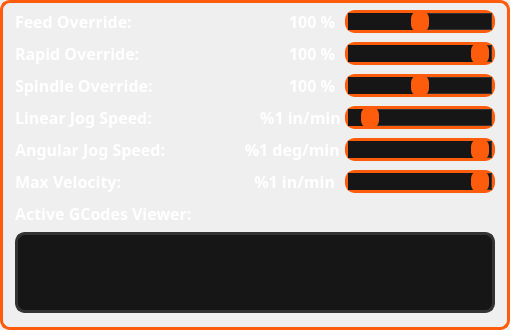
    <widget class="QFrame" name="frm_cnc_control">
     <property name="geometry">
      <rect>
       <x>316</x>
       <y>405</y>
       <width>510</width>
       <height>330</height>
      </rect>
     </property>
     <property name="sizePolicy">
      <sizepolicy hsizetype="Preferred" vsizetype="Preferred">
       <horstretch>0</horstretch>
       <verstretch>0</verstretch>
      </sizepolicy>
     </property>
     <property name="styleSheet">
      <string notr="true">border-radius: 10px;
border: 3px solid #FE5C0D;</string>
     </property>
     <property name="frameShape">
      <enum>QFrame::NoFrame</enum>
     </property>
     <widget class="QLabel" name="txt_gcodeStatusBar">
      <property name="geometry">
       <rect>
        <x>15</x>
        <y>232</y>
        <width>480</width>
        <height>81</height>
       </rect>
      </property>
      <property name="font">
       <font>
        <family>JetBrains Mono</family>
        <pointsize>12</pointsize>
        <weight>75</weight>
        <bold>true</bold>
       </font>
      </property>
      <property name="styleSheet">
       <string notr="true">color: #9E9E9E;
background-color: #161616;
border-radius: 10px;
border: 3px solid #333333;
</string>
      </property>
      <property name="text">
       <string/>
      </property>
      <property name="alignment">
       <set>Qt::AlignLeading|Qt::AlignLeft|Qt::AlignVCenter</set>
      </property>
      <property name="wordWrap">
       <bool>true</bool>
      </property>
     </widget>
     <widget class="QSlider" name="sld_feed_override">
      <property name="geometry">
       <rect>
        <x>345</x>
        <y>10</y>
        <width>150</width>
        <height>23</height>
       </rect>
      </property>
      <property name="styleSheet">
       <string notr="true">QSlider::groove:horizontal {
    background: #FE5C0D;
	border-radius: 10px;
	border: 3px solid #333333;
}

QSlider::handle:horizontal {
    background: #FE5C0D;
    width: 18px;
    height: 18px;
    margin: -6px 0; 
    border-radius: 9px; 
}

QSlider::handle:horizontal:hover {
	background-color: rgb(254, 81, 13);
    border: 2px solid rgb(254, 174, 13);
}

QSlider::sub-page:horizontal {
    background: #161616;
    height: 8px;
    border-radius: 9px;
}

QSlider::add-page:horizontal {
    background: #161616;
    border: 1px solid #333333;
    height: 8px;
    border-radius: 9px;
}</string>
      </property>
      <property name="maximum">
       <number>200</number>
      </property>
      <property name="value">
       <number>100</number>
      </property>
      <property name="orientation">
       <enum>Qt::Horizontal</enum>
      </property>
     </widget>
     <widget class="QLabel" name="lbl_feed_override">
      <property name="geometry">
       <rect>
        <x>15</x>
        <y>10</y>
        <width>200</width>
        <height>23</height>
       </rect>
      </property>
      <property name="font">
       <font>
        <family>JetBrains Mono</family>
        <pointsize>12</pointsize>
        <weight>75</weight>
        <bold>true</bold>
       </font>
      </property>
      <property name="styleSheet">
       <string notr="true">border: none;
color: #fff;
</string>
      </property>
      <property name="text">
       <string>Feed Override:</string>
      </property>
     </widget>
     <widget class="QLabel" name="lbl_rapid_override">
      <property name="geometry">
       <rect>
        <x>15</x>
        <y>42</y>
        <width>200</width>
        <height>23</height>
       </rect>
      </property>
      <property name="font">
       <font>
        <family>JetBrains Mono</family>
        <pointsize>12</pointsize>
        <weight>75</weight>
        <bold>true</bold>
       </font>
      </property>
      <property name="styleSheet">
       <string notr="true">border: none;
color: #fff;
</string>
      </property>
      <property name="text">
       <string>Rapid Override:</string>
      </property>
     </widget>
     <widget class="QLabel" name="lbl_linear_jog_speed">
      <property name="geometry">
       <rect>
        <x>15</x>
        <y>106</y>
        <width>200</width>
        <height>23</height>
       </rect>
      </property>
      <property name="font">
       <font>
        <family>JetBrains Mono</family>
        <pointsize>12</pointsize>
        <weight>75</weight>
        <bold>true</bold>
       </font>
      </property>
      <property name="styleSheet">
       <string notr="true">border: none;
color: #fff;
</string>
      </property>
      <property name="text">
       <string>Linear Jog Speed:</string>
      </property>
     </widget>
     <widget class="QLabel" name="lbl_angular_jog_speed">
      <property name="geometry">
       <rect>
        <x>15</x>
        <y>138</y>
        <width>231</width>
        <height>23</height>
       </rect>
      </property>
      <property name="font">
       <font>
        <family>JetBrains Mono</family>
        <pointsize>12</pointsize>
        <weight>75</weight>
        <bold>true</bold>
       </font>
      </property>
      <property name="styleSheet">
       <string notr="true">border: none;
color: #fff;
</string>
      </property>
      <property name="text">
       <string>Angular Jog Speed:</string>
      </property>
     </widget>
     <widget class="QLabel" name="lbl_max_velocity">
      <property name="geometry">
       <rect>
        <x>15</x>
        <y>170</y>
        <width>231</width>
        <height>23</height>
       </rect>
      </property>
      <property name="font">
       <font>
        <family>JetBrains Mono</family>
        <pointsize>12</pointsize>
        <weight>75</weight>
        <bold>true</bold>
       </font>
      </property>
      <property name="styleSheet">
       <string notr="true">border: none;
color: #fff;
</string>
      </property>
      <property name="text">
       <string>Max Velocity:</string>
      </property>
     </widget>
     <widget class="QLabel" name="lbl_active_gcodes">
      <property name="geometry">
       <rect>
        <x>15</x>
        <y>202</y>
        <width>200</width>
        <height>23</height>
       </rect>
      </property>
      <property name="font">
       <font>
        <family>JetBrains Mono</family>
        <pointsize>12</pointsize>
        <weight>75</weight>
        <bold>true</bold>
       </font>
      </property>
      <property name="styleSheet">
       <string notr="true">border: none;
color: #fff;
</string>
      </property>
      <property name="text">
       <string>Active GCodes Viewer:</string>
      </property>
     </widget>
     <widget class="QSlider" name="sld_rapid_override">
      <property name="geometry">
       <rect>
        <x>345</x>
        <y>42</y>
        <width>150</width>
        <height>23</height>
       </rect>
      </property>
      <property name="styleSheet">
       <string notr="true">QSlider::groove:horizontal {
    background: #FE5C0D;
	border-radius: 10px;
	border: 3px solid #333333;
}

QSlider::handle:horizontal {
    background: #FE5C0D;
    width: 18px;
    height: 18px;
    margin: -6px 0; 
    border-radius: 9px; 
}

QSlider::handle:horizontal:hover {
	background-color: rgb(254, 81, 13);
    border: 2px solid rgb(254, 174, 13);
}

QSlider::sub-page:horizontal {
    background: #161616;
    height: 8px;
    border-radius: 9px;
}

QSlider::add-page:horizontal {
    background: #161616;
    border: 1px solid #333333;
    height: 8px;
    border-radius: 9px;
}</string>
      </property>
      <property name="maximum">
       <number>100</number>
      </property>
      <property name="value">
       <number>100</number>
      </property>
      <property name="orientation">
       <enum>Qt::Horizontal</enum>
      </property>
     </widget>
     <widget class="QSlider" name="sld_linear_jog_speed">
      <property name="geometry">
       <rect>
        <x>345</x>
        <y>106</y>
        <width>150</width>
        <height>23</height>
       </rect>
      </property>
      <property name="styleSheet">
       <string notr="true">QSlider::groove:horizontal {
    background: #FE5C0D;
	border-radius: 10px;
	border: 3px solid #333333;
}

QSlider::handle:horizontal {
    background: #FE5C0D;
    width: 18px;
    height: 18px;
    margin: -6px 0; 
    border-radius: 9px; 
}

QSlider::handle:horizontal:hover {
	background-color: rgb(254, 81, 13);
    border: 2px solid rgb(254, 174, 13);
}

QSlider::sub-page:horizontal {
    background: #161616;
    height: 8px;
    border-radius: 9px;
}

QSlider::add-page:horizontal {
    background: #161616;
    border: 1px solid #333333;
    height: 8px;
    border-radius: 9px;
}</string>
      </property>
      <property name="maximum">
       <number>593</number>
      </property>
      <property name="value">
       <number>51</number>
      </property>
      <property name="orientation">
       <enum>Qt::Horizontal</enum>
      </property>
     </widget>
     <widget class="QSlider" name="sld_angular_jog_speed">
      <property name="geometry">
       <rect>
        <x>345</x>
        <y>138</y>
        <width>150</width>
        <height>23</height>
       </rect>
      </property>
      <property name="styleSheet">
       <string notr="true">QSlider::groove:horizontal {
    background: #FE5C0D;
	border-radius: 10px;
	border: 3px solid #333333;
}

QSlider::handle:horizontal {
    background: #FE5C0D;
    width: 18px;
    height: 18px;
    margin: -6px 0; 
    border-radius: 9px; 
}

QSlider::handle:horizontal:hover {
	background-color: rgb(254, 81, 13);
    border: 2px solid rgb(254, 174, 13);
}

QSlider::sub-page:horizontal {
    background: #161616;
    height: 8px;
    border-radius: 9px;
}

QSlider::add-page:horizontal {
    background: #161616;
    border: 1px solid #333333;
    height: 8px;
    border-radius: 9px;
}</string>
      </property>
      <property name="maximum">
       <number>6059</number>
      </property>
      <property name="value">
       <number>6059</number>
      </property>
      <property name="orientation">
       <enum>Qt::Horizontal</enum>
      </property>
     </widget>
     <widget class="QSlider" name="sld_max_velocity">
      <property name="geometry">
       <rect>
        <x>345</x>
        <y>170</y>
        <width>150</width>
        <height>23</height>
       </rect>
      </property>
      <property name="styleSheet">
       <string notr="true">QSlider::groove:horizontal {
    background: #FE5C0D;
	border-radius: 10px;
	border: 3px solid #333333;
}

QSlider::handle:horizontal {
    background: #FE5C0D;
    width: 18px;
    height: 18px;
    margin: -6px 0; 
    border-radius: 9px; 
}

QSlider::handle:horizontal:hover {
	background-color: rgb(254, 81, 13);
    border: 2px solid rgb(254, 174, 13);
}

QSlider::sub-page:horizontal {
    background: #161616;
    height: 8px;
    border-radius: 9px;
}

QSlider::add-page:horizontal {
    background: #161616;
    border: 1px solid #333333;
    height: 8px;
    border-radius: 9px;
}</string>
      </property>
      <property name="maximum">
       <number>600</number>
      </property>
      <property name="value">
       <number>600</number>
      </property>
      <property name="orientation">
       <enum>Qt::Horizontal</enum>
      </property>
     </widget>
     <widget class="QLabel" name="val_feed_override">
      <property name="geometry">
       <rect>
        <x>210</x>
        <y>10</y>
        <width>125</width>
        <height>23</height>
       </rect>
      </property>
      <property name="font">
       <font>
        <family>JetBrains Mono</family>
        <pointsize>12</pointsize>
        <weight>75</weight>
        <bold>true</bold>
       </font>
      </property>
      <property name="styleSheet">
       <string notr="true">border: none;
color: #fff;
</string>
      </property>
      <property name="text">
       <string>100 %</string>
      </property>
      <property name="alignment">
       <set>Qt::AlignRight|Qt::AlignTrailing|Qt::AlignVCenter</set>
      </property>
     </widget>
     <widget class="QLabel" name="val_rapid_override">
      <property name="geometry">
       <rect>
        <x>210</x>
        <y>42</y>
        <width>125</width>
        <height>23</height>
       </rect>
      </property>
      <property name="font">
       <font>
        <family>JetBrains Mono</family>
        <pointsize>12</pointsize>
        <weight>75</weight>
        <bold>true</bold>
       </font>
      </property>
      <property name="styleSheet">
       <string notr="true">border: none;
color: #fff;
</string>
      </property>
      <property name="text">
       <string>100 %</string>
      </property>
      <property name="alignment">
       <set>Qt::AlignRight|Qt::AlignTrailing|Qt::AlignVCenter</set>
      </property>
     </widget>
     <widget class="QLabel" name="val_linear_jog_speed">
      <property name="geometry">
       <rect>
        <x>210</x>
        <y>106</y>
        <width>135</width>
        <height>23</height>
       </rect>
      </property>
      <property name="font">
       <font>
        <family>JetBrains Mono</family>
        <pointsize>12</pointsize>
        <weight>75</weight>
        <bold>true</bold>
       </font>
      </property>
      <property name="styleSheet">
       <string notr="true">border: none;
color: #fff;
</string>
      </property>
      <property name="text">
       <string>%1 in/min </string>
      </property>
      <property name="alignment">
       <set>Qt::AlignRight|Qt::AlignTrailing|Qt::AlignVCenter</set>
      </property>
     </widget>
     <widget class="QLabel" name="val_angular_jog_speed">
      <property name="geometry">
       <rect>
        <x>184</x>
        <y>138</y>
        <width>160</width>
        <height>23</height>
       </rect>
      </property>
      <property name="font">
       <font>
        <family>JetBrains Mono</family>
        <pointsize>12</pointsize>
        <weight>75</weight>
        <bold>true</bold>
       </font>
      </property>
      <property name="styleSheet">
       <string notr="true">border: none;
color: #fff;
</string>
      </property>
      <property name="text">
       <string>%1 deg/min </string>
      </property>
      <property name="alignment">
       <set>Qt::AlignRight|Qt::AlignTrailing|Qt::AlignVCenter</set>
      </property>
     </widget>
     <widget class="QLabel" name="val_max_velocity">
      <property name="geometry">
       <rect>
        <x>210</x>
        <y>170</y>
        <width>125</width>
        <height>23</height>
       </rect>
      </property>
      <property name="font">
       <font>
        <family>JetBrains Mono</family>
        <pointsize>12</pointsize>
        <weight>75</weight>
        <bold>true</bold>
       </font>
      </property>
      <property name="styleSheet">
       <string notr="true">border: none;
color: #fff;
</string>
      </property>
      <property name="text">
       <string>%1 in/min</string>
      </property>
      <property name="alignment">
       <set>Qt::AlignRight|Qt::AlignTrailing|Qt::AlignVCenter</set>
      </property>
     </widget>
     <widget class="QLabel" name="lbl_spindle_override">
      <property name="enabled">
       <bool>false</bool>
      </property>
      <property name="geometry">
       <rect>
        <x>15</x>
        <y>74</y>
        <width>200</width>
        <height>23</height>
       </rect>
      </property>
      <property name="font">
       <font>
        <family>JetBrains Mono</family>
        <pointsize>12</pointsize>
        <weight>75</weight>
        <bold>true</bold>
       </font>
      </property>
      <property name="styleSheet">
       <string notr="true">border: none;
color: #fff;
</string>
      </property>
      <property name="text">
       <string>Spindle Override:</string>
      </property>
     </widget>
     <widget class="QSlider" name="sld_spindle_override">
      <property name="geometry">
       <rect>
        <x>345</x>
        <y>74</y>
        <width>150</width>
        <height>23</height>
       </rect>
      </property>
      <property name="styleSheet">
       <string notr="true">QSlider::groove:horizontal {
    background: #FE5C0D;
	border-radius: 10px;
	border: 3px solid #333333;
}

QSlider::handle:horizontal {
    background: #FE5C0D;
    width: 18px;
    height: 18px;
    margin: -6px 0; 
    border-radius: 9px; 
}

QSlider::handle:horizontal:hover {
	background-color: rgb(254, 81, 13);
    border: 2px solid rgb(254, 174, 13);
}

QSlider::sub-page:horizontal {
    background: #161616;
    height: 8px;
    border-radius: 9px;
}

QSlider::add-page:horizontal {
    background: #161616;
    border: 1px solid #333333;
    height: 8px;
    border-radius: 9px;
}</string>
      </property>
      <property name="maximum">
       <number>200</number>
      </property>
      <property name="value">
       <number>100</number>
      </property>
      <property name="orientation">
       <enum>Qt::Horizontal</enum>
      </property>
     </widget>
     <widget class="QLabel" name="val_spindle_override">
      <property name="geometry">
       <rect>
        <x>210</x>
        <y>74</y>
        <width>125</width>
        <height>23</height>
       </rect>
      </property>
      <property name="font">
       <font>
        <family>JetBrains Mono</family>
        <pointsize>12</pointsize>
        <weight>75</weight>
        <bold>true</bold>
       </font>
      </property>
      <property name="styleSheet">
       <string notr="true">border: none;
color: #fff;
</string>
      </property>
      <property name="text">
       <string>100 %</string>
      </property>
      <property name="alignment">
       <set>Qt::AlignRight|Qt::AlignTrailing|Qt::AlignVCenter</set>
      </property>
     </widget>
    </widget>
